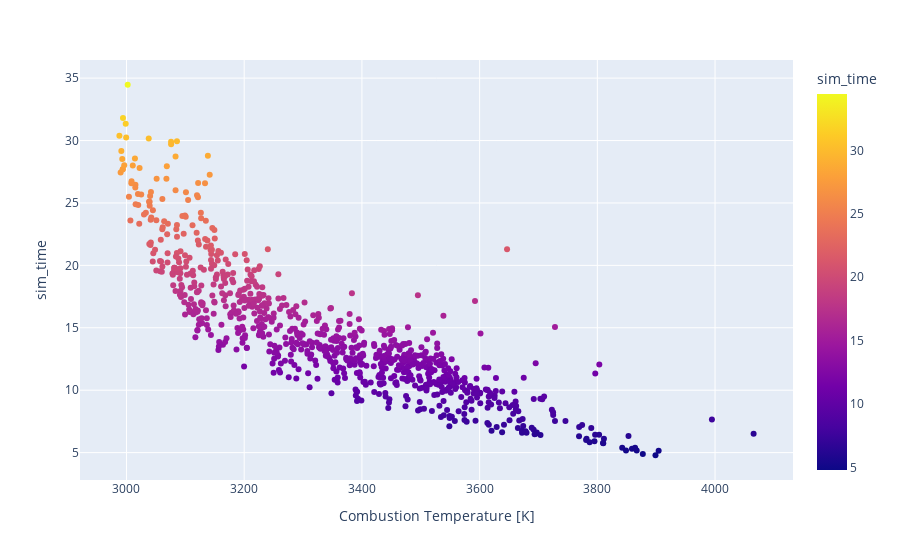

The notebook cell this image was saved under:
### Code cell
fig = px.scatter(interest_df, x="Combustion Temperature [K]", y="sim_time",  color="sim_time")
fig.show()

### Figure 1 — Plotly figure (JSON) as saved in the notebook; plotly's stock layout.template omitted (floating-point values rounded to 4 significant figures; data arrays with more than 128 entries replaced by an {"elided": "..."} marker saying what was removed)
{"data": [{"hovertemplate": "Combustion Temperature [K]=%{x}<br>sim_time=%{marker.color}<extra></extra>", "legendgroup": "", "marker": {"color": {"elided": "839 float values"}, "coloraxis": "coloraxis", "symbol": "circle"}, "mode": "markers", "name": "", "orientation": "v", "showlegend": false, "type": "scatter", "x": {"elided": "839 float values"}, "xaxis": "x", "y": {"elided": "839 float values"}, "yaxis": "y"}], "layout": {"coloraxis": {"colorbar": {"title": {"text": "sim_time"}}, "colorscale": [[0, "#0d0887"], [0.1111, "#46039f"], [0.2222, "#7201a8"], [0.3333, "#9c179e"], [0.4444, "#bd3786"], [0.5556, "#d8576b"], [0.6667, "#ed7953"], [0.7778, "#fb9f3a"], [0.8889, "#fdca26"], [1, "#f0f921"]]}, "legend": {"tracegroupgap": 0}, "margin": {"t": 60}, "xaxis": {"anchor": "y", "domain": [0, 1], "title": {"text": "Combustion Temperature [K]"}}, "yaxis": {"anchor": "x", "domain": [0, 1], "title": {"text": "sim_time"}}}}
